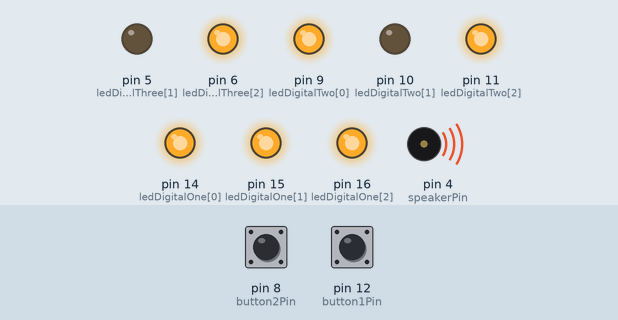
Recording of a sketch running on a simulated Arduino Uno, built with avr-gcc and run on an emulated ATmega328P. On the bench: output pins drawn as LEDs (lit = HIGH), buzzer (waves = sounding). The test bench sets the inputs (shaded band); at power-on: pin 8 (button2Pin) LOW, pin 12 (button1Pin) HIGH. Pins used as bus, display or sensor lines are not drawn.

Above: at 0.1 s.
Timing chart, 0 to 40.0 s (numbered marks = the images above):
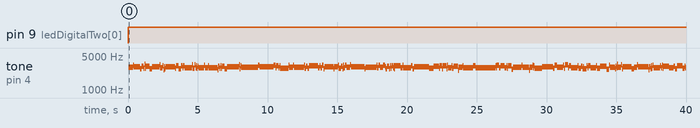

Measured:
- by itself, pin 9 (ledDigitalTwo[0]): LOW → HIGH at 0.00 s
- by itself, tone on pin 4 (speakerPin): plays 2926 Hz for 0.32 s, 3265 Hz for 0.04 s, 2976 Hz for 0.48 s, 2731 Hz for 0.12 s, 3070 Hz for 0.12 s, 2804 Hz for 0.08 s … (202 notes in this stretch)

The sketch:

Sleepduino.ino
```cpp
/*********************************************************************/
/* Sleepduino: an Arduino-based nightlight and white noise generator */
/*   Gareth Halfacree|gareth.halfacree.co.uk|gareth@halfacree.co.uk  */
/*                                                                   */
/* The Sleepduino is a sketch which combines Oomlout's demonstration */
/* sketch for RBG LEDs (Circ16) with John Honnibal's psuedo-random   */
/* bit-stream generator. The result: a device which provides suitable*/
/* lighting for a baby's nursery along with reassuring white noise to*/
/* help baby drift off to sleep and stay there for the duration. At  */
/* least, that's the theory. Fingers crossed that it works.          */
/*                                                                   */
/* Original RGB LED demo sketch: http://bit.ly/yFD3c8                */
/* Original PRBS generator code: http://bit.ly/Ay0NML                */
/*                                                                   */
/* Individual LED colours can be customised using the defined colours*/
/* written below. What works best depends on your room: white is     */
/* likely too bright, but yellow or red - or a combination - should  */
/* provide a decent nightlight-like glow.                            */
/*                                                                   */
/* Licensed under a CC-Attribution-NonCommercial-ShareAlike licence. */
/*        See original sketches for other licence details.           */
/*       http://creativecommons.org/licenses/by-nc-sa/3.0/           */
/*********************************************************************/

// Configure various pins
int ledDigitalOne[] = {14, 15, 16};
int ledDigitalTwo[] = {9, 10, 11};
int ledDigitalThree[] = {4, 5, 6};
int speakerPin = 4;
unsigned long int reg;
const boolean ON = LOW;                  // Yeah, this confused me too.
const boolean OFF = HIGH;                // Common anode = backwards.
const int button1Pin = 12;
const int button2Pin = 8;
const int button3Pin = 7;
int button1State = 0;
int button2State = 0;
int button3State = 0;
int i = 0;
int ii = 0;
int iii = 0;

//Predefined Colours
const boolean RED[] = {ON, OFF, OFF};
const boolean GREEN[] = {OFF, ON, OFF};
const boolean BLUE[] = {OFF, OFF, ON};
const boolean YELLOW[] = {ON, ON, OFF};
const boolean CYAN[] = {OFF, ON, ON};
const boolean MAGENTA[] = {ON, OFF, ON};
const boolean WHITE[] = {ON, ON, ON};
const boolean BLACK[] = {OFF, OFF, OFF};

// An Array that stores the predefined colours
const boolean* COLOURS[] = {RED, GREEN, BLUE, YELLOW, CYAN, MAGENTA, WHITE, BLACK};

void setup(){
  for(int i = 0; i < 3; i++){
   pinMode(ledDigitalOne[i], OUTPUT);
   pinMode(ledDigitalTwo[i], OUTPUT);
   pinMode(ledDigitalThree[i], OUTPUT);}
  pinMode(speakerPin, OUTPUT);
  pinMode(button1Pin, INPUT);
  pinMode(button2Pin, INPUT);
  pinMode(button3Pin, INPUT);
  setColour(ledDigitalOne, BLACK);    //Set the colour of bottom LED
  setColour(ledDigitalTwo, YELLOW);    //Set the colour of middle LED
  setColour(ledDigitalThree, YELLOW);  //Set the colour of top LED
  reg = 0x55aa55aaL; //The seed for the bitstream. It can be anything except 0.
}

void loop(){ // This is where the white-noise generator does its stuff.
   generateNoise();
   button1State = digitalRead(button1Pin);
   if (button1State == LOW) {
     if (i < 8) {
        i++;}
     else {
        i = 0;}
     setColour(ledDigitalOne, COLOURS[i]);
     while (digitalRead(button1Pin) == LOW) {generateNoise();}}
   button2State = digitalRead(button2Pin);
   if (button2State == LOW) {
     if (ii < 8) {
        ii++;}
     else {
        ii = 0;}
     setColour(ledDigitalTwo, COLOURS[ii]);
     while (digitalRead(button2Pin) == LOW) {generateNoise();}}
   button3State = digitalRead(button3Pin);
   if (button3State == LOW) {
     if (iii < 8) {
        iii++;}
     else {
        iii = 0;}
     setColour(ledDigitalThree, COLOURS[iii]);
     while (digitalRead(button3Pin) == LOW) {generateNoise();}}
}

// The below code deals with turning our friendly colour names into outputs.
void setColour(int* led, boolean* colour){
 for(int i = 0; i < 3; i++){
   digitalWrite(led[i], colour[i]);
 }
}

void setColour(int* led, const boolean* colour){
  boolean tempColour[] = {colour[0], colour[1], colour[2]};
  setColour(led, tempColour);
}

void generateNoise(){
   unsigned long int newr;
   unsigned char lobit;
   unsigned char b31, b29, b25, b24;
   b31 = (reg & (1L << 31)) >> 31;
   b29 = (reg & (1L << 29)) >> 29;
   b25 = (reg & (1L << 25)) >> 25;
   b24 = (reg & (1L << 24)) >> 24;
   lobit = b31 ^ b29 ^ b25 ^ b24;
   newr = (reg << 1) | lobit;
   reg = newr;
   digitalWrite (speakerPin, reg & 1);
   delayMicroseconds (50);} // Changing this value changes the frequency.
```
